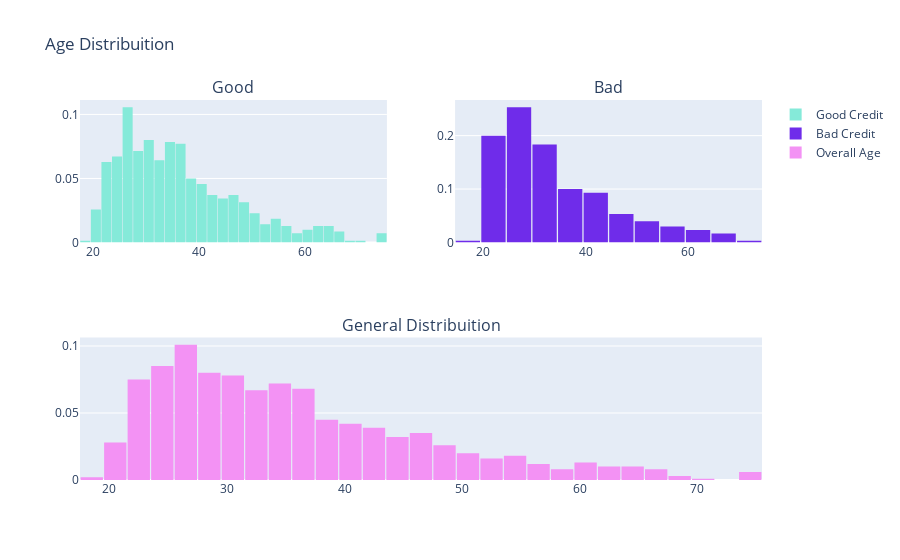

Notebook source saved alongside this figure:
### Markdown cell above
* Looking at the chart, the highest credit amount was reached at the age of 60 and around.
* Looking at the graph, the highest loan amounts between 50-60 duration have been reached.

### Code cell
df_good = df.loc[df["Risk"] == 'good']['Age'].values.tolist()
df_bad = df.loc[df["Risk"] == 'bad']['Age'].values.tolist()
df_age = df['Age'].values.tolist()

#First plot
trace0 = go.Histogram(
    x=df_good,
    histnorm='probability',
    name="Good Credit",
    marker=dict(
        color='#85ead9'
    )
)
#Second plot
trace1 = go.Histogram(
    x=df_bad,
    histnorm='probability',
    name="Bad Credit",
    marker=dict(
        color='#6f2cea'
    )
)
#Third plot
trace2 = go.Histogram(
    x=df_age,
    histnorm='probability',
    name="Overall Age",
    marker=dict(
        color='#f392f4'
    )
)

#Creating the grid
fig = tls.make_subplots(rows=2, cols=2, specs=[[{}, {}], [{'colspan': 2}, None]],
                          subplot_titles=('Good','Bad', 'General Distribuition'))

#setting the figs
fig.append_trace(trace0, 1, 1)
fig.append_trace(trace1, 1, 2)
fig.append_trace(trace2, 2, 1)

fig['layout'].update(showlegend=True, title='Age Distribuition', bargap=0.05)
py.iplot(fig, filename='custom-sized-subplot-with-subplot-titles')

### Figure 1 — Plotly figure (JSON) as saved in the notebook; plotly's stock layout.template omitted (floating-point values rounded to 4 significant figures; data arrays with more than 128 entries replaced by an {"elided": "..."} marker saying what was removed)
{"data": [{"histnorm": "probability", "marker": {"color": "#85ead9"}, "name": "Good Credit", "type": "histogram", "x": {"elided": "700 int values"}, "xaxis": "x", "yaxis": "y"}, {"histnorm": "probability", "marker": {"color": "#6f2cea"}, "name": "Bad Credit", "type": "histogram", "x": {"elided": "300 int values"}, "xaxis": "x2", "yaxis": "y2"}, {"histnorm": "probability", "marker": {"color": "#f392f4"}, "name": "Overall Age", "type": "histogram", "x": {"elided": "1000 int values"}, "xaxis": "x3", "yaxis": "y3"}], "layout": {"annotations": [{"font": {"size": 16}, "showarrow": false, "text": "Good", "x": 0.225, "xanchor": "center", "xref": "paper", "y": 1, "yanchor": "bottom", "yref": "paper"}, {"font": {"size": 16}, "showarrow": false, "text": "Bad", "x": 0.775, "xanchor": "center", "xref": "paper", "y": 1, "yanchor": "bottom", "yref": "paper"}, {"font": {"size": 16}, "showarrow": false, "text": "General Distribuition", "x": 0.5, "xanchor": "center", "xref": "paper", "y": 0.375, "yanchor": "bottom", "yref": "paper"}], "autosize": true, "bargap": 0.05, "showlegend": true, "title": {"text": "Age Distribuition"}, "xaxis": {"anchor": "y", "autorange": true, "domain": [0, 0.45], "range": [17.5, 75.5], "type": "linear"}, "xaxis2": {"anchor": "y2", "autorange": true, "domain": [0.55, 1], "range": [14.5, 74.5], "type": "linear"}, "xaxis3": {"anchor": "y3", "autorange": true, "domain": [0, 1], "range": [17.5, 75.5], "type": "linear"}, "yaxis": {"anchor": "x", "autorange": true, "domain": [0.625, 1], "range": [0, 0.1113]}, "yaxis2": {"anchor": "x2", "autorange": true, "domain": [0.625, 1], "range": [0, 0.2667]}, "yaxis3": {"anchor": "x3", "autorange": true, "domain": [0, 0.375], "range": [0, 0.1063]}}}
